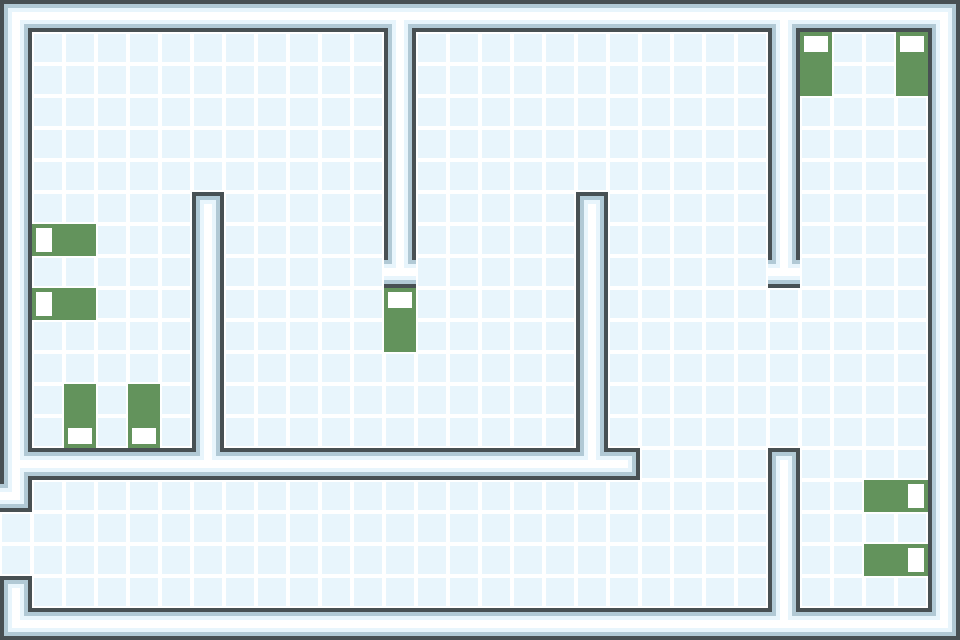

The image is a tile-based game level rendered from a .tmx file. Its description and complete source (layers, tilesets, objects, tile grids) follow:
An orthogonal 30x20 tile map with 32x32 px tiles, 2 tile layers (Tile Layer 1, Tile Layer 2).

<map version="1.10" tiledversion="1.10.2" orientation="orthogonal" renderorder="right-down" width="30" height="20" tilewidth="32" tileheight="32" infinite="0" nextlayerid="3" nextobjectid="1">
 <tileset firstgid="1" source="Hospital_Tiles.tsx" />
 <layer id="1" name="Tile Layer 1" width="30" height="20">
  <data encoding="csv">
0,0,0,0,0,0,0,0,0,0,0,0,0,0,0,0,0,0,0,0,0,0,0,0,0,0,0,0,0,0,
0,8,8,8,8,8,8,8,8,8,8,8,0,8,8,8,8,8,8,8,8,8,8,8,0,20,8,8,20,0,
0,8,8,8,8,8,8,8,8,8,8,8,0,8,8,8,8,8,8,8,8,8,8,8,0,21,8,8,21,0,
0,8,8,8,8,8,8,8,8,8,8,8,0,8,8,8,8,8,8,8,8,8,8,8,0,8,8,8,8,0,
0,8,8,8,8,8,8,8,8,8,8,8,0,8,8,8,8,8,8,8,8,8,8,8,0,8,8,8,8,0,
0,8,8,8,8,8,8,8,8,8,8,8,0,8,8,8,8,8,8,8,8,8,8,8,0,8,8,8,8,0,
0,8,8,8,8,8,0,8,8,8,8,8,0,8,8,8,8,8,0,8,8,8,8,8,0,8,8,8,8,0,
0,17,21,8,8,8,0,8,8,8,8,8,0,8,8,8,8,8,0,8,8,8,8,8,0,8,8,8,8,0,
0,8,8,8,8,8,0,8,8,8,8,8,0,8,8,8,8,8,0,8,8,8,8,8,0,8,8,8,8,0,
0,17,21,8,8,8,0,8,8,8,8,8,20,8,8,8,8,8,0,8,8,8,8,8,8,8,8,8,8,0,
0,8,8,8,8,8,0,8,8,8,8,8,21,8,8,8,8,8,0,8,8,8,8,8,8,8,8,8,8,0,
0,8,8,8,8,8,0,8,8,8,8,8,8,8,8,8,8,8,0,8,8,8,8,8,8,8,8,8,8,0,
0,8,21,8,21,8,0,8,8,8,8,8,8,8,8,8,8,8,0,8,8,8,8,8,8,8,8,8,8,0,
0,8,18,8,18,8,0,8,8,8,8,8,8,8,8,8,8,8,0,8,8,8,8,8,8,8,8,8,8,0,
0,0,0,0,0,0,0,0,0,0,0,0,0,0,0,0,0,0,0,0,8,8,8,8,0,8,8,8,8,0,
0,8,8,8,8,8,8,8,8,8,8,8,8,8,8,8,8,8,8,8,8,8,8,8,0,8,8,21,19,0,
8,8,8,8,8,8,8,8,8,8,8,8,8,8,8,8,8,8,8,8,8,8,8,8,0,8,8,8,8,0,
8,8,8,8,8,8,8,8,8,8,8,8,8,8,8,8,8,8,8,8,8,8,8,8,0,8,8,21,19,0,
0,8,8,8,8,8,8,8,8,8,8,8,8,8,8,8,8,8,8,8,8,8,8,8,0,8,8,8,8,0,
0,0,0,0,0,0,0,0,0,0,0,0,0,0,0,0,0,0,0,0,0,0,0,0,0,0,0,0,0,0
</data>
 </layer>
 <layer id="2" name="Tile Layer 2" width="30" height="20">
  <properties>
   <property name="solid" type="bool" value="true" />
  </properties>
  <data encoding="csv">
4,3,3,3,3,3,3,3,3,3,3,3,13,3,3,3,3,3,3,3,3,3,3,3,13,3,3,3,3,7,
2,0,0,0,0,0,0,0,0,0,0,0,2,0,0,0,0,0,0,0,0,0,0,0,2,0,0,0,0,2,
2,0,0,0,0,0,0,0,0,0,0,0,2,0,0,0,0,0,0,0,0,0,0,0,2,0,0,0,0,2,
2,0,0,0,0,0,0,0,0,0,0,0,2,0,0,0,0,0,0,0,0,0,0,0,2,0,0,0,0,2,
2,0,0,0,0,0,0,0,0,0,0,0,2,0,0,0,0,0,0,0,0,0,0,0,2,0,0,0,0,2,
2,0,0,0,0,0,0,0,0,0,0,0,2,0,0,0,0,0,0,0,0,0,0,0,2,0,0,0,0,2,
2,0,0,0,0,0,10,0,0,0,0,0,2,0,0,0,0,0,10,0,0,0,0,0,2,0,0,0,0,2,
2,0,0,0,0,0,2,0,0,0,0,0,2,0,0,0,0,0,2,0,0,0,0,0,2,0,0,0,0,2,
2,0,0,0,0,0,2,0,0,0,0,0,15,0,0,0,0,0,2,0,0,0,0,0,15,0,0,0,0,2,
2,0,0,0,0,0,2,0,0,0,0,0,0,0,0,0,0,0,2,0,0,0,0,0,0,0,0,0,0,2,
2,0,0,0,0,0,2,0,0,0,0,0,0,0,0,0,0,0,2,0,0,0,0,0,0,0,0,0,0,2,
2,0,0,0,0,0,2,0,0,0,0,0,0,0,0,0,0,0,2,0,0,0,0,0,0,0,0,0,0,2,
2,0,0,0,0,0,2,0,0,0,0,0,0,0,0,0,0,0,2,0,0,0,0,0,0,0,0,0,0,2,
2,0,0,0,0,0,2,0,0,0,0,0,0,0,0,0,0,0,2,0,0,0,0,0,0,0,0,0,0,2,
14,3,3,3,3,3,15,3,3,3,3,3,3,3,3,3,3,3,15,9,0,0,0,0,10,0,0,0,0,2,
12,0,0,0,0,0,0,0,0,0,0,0,0,0,0,0,0,0,0,0,0,0,0,0,2,0,0,0,0,2,
0,0,0,0,0,0,0,0,0,0,0,0,0,0,0,0,0,0,0,0,0,0,0,0,2,0,0,0,0,2,
0,0,0,0,0,0,0,0,0,0,0,0,0,0,0,0,0,0,0,0,0,0,0,0,2,0,0,0,0,2,
10,0,0,0,0,0,0,0,0,0,0,0,0,0,0,0,0,0,0,0,0,0,0,0,2,0,0,0,0,2,
5,3,3,3,3,3,3,3,3,3,3,3,3,3,3,3,3,3,3,3,3,3,3,3,15,3,3,3,3,6
</data>
 </layer>
</map>
